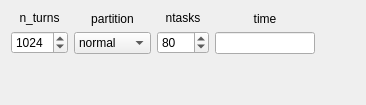
          <widget class="QWidget" name="tab_9">
           <attribute name="title">
            <string>Production</string>
           </attribute>
           <layout class="QVBoxLayout" name="verticalLayout_42">
            <item>
             <layout class="QHBoxLayout" name="horizontalLayout_38">
              <item>
               <layout class="QVBoxLayout" name="verticalLayout_38">
                <item>
                 <widget class="QLabel" name="label_48">
                  <property name="maximumSize">
                   <size>
                    <width>57</width>
                    <height>16777215</height>
                   </size>
                  </property>
                  <property name="text">
                   <string>n_turns</string>
                  </property>
                  <property name="alignment">
                   <set>Qt::AlignCenter</set>
                  </property>
                 </widget>
                </item>
                <item>
                 <widget class="QSpinBox" name="spinBox_n_turns_xy_aper_prod">
                  <property name="maximumSize">
                   <size>
                    <width>57</width>
                    <height>16777215</height>
                   </size>
                  </property>
                  <property name="minimum">
                   <number>3</number>
                  </property>
                  <property name="maximum">
                   <number>10000</number>
                  </property>
                  <property name="value">
                   <number>1024</number>
                  </property>
                 </widget>
                </item>
               </layout>
              </item>
              <item>
               <layout class="QVBoxLayout" name="verticalLayout_39">
                <item>
                 <widget class="QLabel" name="label_46">
                  <property name="text">
                   <string>partition</string>
                  </property>
                  <property name="alignment">
                   <set>Qt::AlignCenter</set>
                  </property>
                 </widget>
                </item>
                <item>
                 <widget class="QComboBox" name="comboBox_partition_xy_aper_prod">
                  <item>
                   <property name="text">
                    <string>normal</string>
                   </property>
                  </item>
                  <item>
                   <property name="text">
                    <string>short</string>
                   </property>
                  </item>
                  <item>
                   <property name="text">
                    <string>debug</string>
                   </property>
                  </item>
                  <item>
                   <property name="text">
                    <string>long</string>
                   </property>
                  </item>
                  <item>
                   <property name="text">
                    <string>longlong</string>
                   </property>
                  </item>
                  <item>
                   <property name="text">
                    <string>low</string>
                   </property>
                  </item>
                  <item>
                   <property name="text">
                    <string>high</string>
                   </property>
                  </item>
                 </widget>
                </item>
               </layout>
              </item>
              <item>
               <layout class="QVBoxLayout" name="verticalLayout_40">
                <item>
                 <widget class="QLabel" name="label_47">
                  <property name="maximumSize">
                   <size>
                    <width>52</width>
                    <height>16777215</height>
                   </size>
                  </property>
                  <property name="text">
                   <string>ntasks</string>
                  </property>
                  <property name="alignment">
                   <set>Qt::AlignCenter</set>
                  </property>
                 </widget>
                </item>
                <item>
                 <widget class="QSpinBox" name="spinBox_ntasks_xy_aper_prod">
                  <property name="maximumSize">
                   <size>
                    <width>52</width>
                    <height>16777215</height>
                   </size>
                  </property>
                  <property name="specialValueText">
                   <string/>
                  </property>
                  <property name="minimum">
                   <number>2</number>
                  </property>
                  <property name="maximum">
                   <number>1000</number>
                  </property>
                  <property name="singleStep">
                   <number>2</number>
                  </property>
                  <property name="value">
                   <number>80</number>
                  </property>
                 </widget>
                </item>
               </layout>
              </item>
              <item>
               <layout class="QVBoxLayout" name="verticalLayout_41">
                <item>
                 <widget class="QLabel" name="label_time_common">
                  <property name="maximumSize">
                   <size>
                    <width>100</width>
                    <height>16777215</height>
                   </size>
                  </property>
                  <property name="text">
                   <string>time</string>
                  </property>
                  <property name="alignment">
                   <set>Qt::AlignCenter</set>
                  </property>
                 </widget>
                </item>
                <item>
                 <widget class="QLineEdit" name="lineEdit_time_xy_aper_prod">
                  <property name="maximumSize">
                   <size>
                    <width>100</width>
                    <height>16777215</height>
                   </size>
                  </property>
                 </widget>
                </item>
               </layout>
              </item>
              <item>
               <spacer name="horizontalSpacer_31">
                <property name="orientation">
                 <enum>Qt::Horizontal</enum>
                </property>
                <property name="sizeHint" stdset="0">
                 <size>
                  <width>40</width>
                  <height>20</height>
                 </size>
                </property>
               </spacer>
              </item>
             </layout>
            </item>
            <item>
             <spacer name="verticalSpacer_2">
              <property name="orientation">
               <enum>Qt::Vertical</enum>
              </property>
              <property name="sizeHint" stdset="0">
               <size>
                <width>20</width>
                <height>40</height>
               </size>
              </property>
             </spacer>
            </item>
           </layout>
          </widget>
